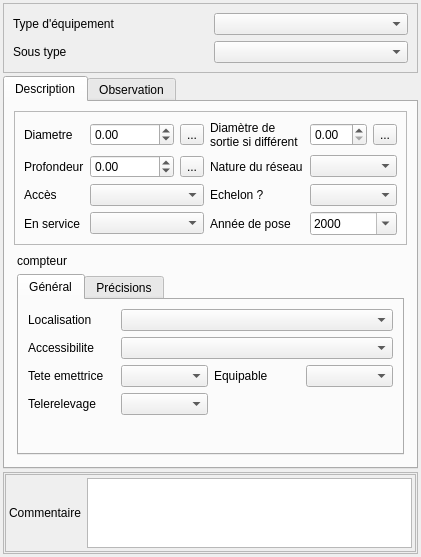
<?xml version="1.0" encoding="UTF-8"?>
<ui version="4.0">
 <class>Form</class>
 <widget class="QWidget" name="Form">
  <property name="geometry">
   <rect>
    <x>0</x>
    <y>0</y>
    <width>421</width>
    <height>528</height>
   </rect>
  </property>
  <property name="windowTitle">
   <string>Form</string>
  </property>
  <layout class="QVBoxLayout" name="verticalLayout_2" stretch="1,10,1">
   <property name="spacing">
    <number>3</number>
   </property>
   <property name="margin">
    <number>3</number>
   </property>
   <item>
    <widget class="QFrame" name="frame_4">
     <property name="frameShape">
      <enum>QFrame::StyledPanel</enum>
     </property>
     <property name="frameShadow">
      <enum>QFrame::Raised</enum>
     </property>
     <layout class="QGridLayout" name="gridLayout_16">
      <item row="0" column="1">
       <widget class="QComboBox" name="comboBox_cat"/>
      </item>
      <item row="0" column="0">
       <widget class="QLabel" name="label_11">
        <property name="text">
         <string>Type d'équipement</string>
        </property>
        <property name="wordWrap">
         <bool>true</bool>
        </property>
       </widget>
      </item>
      <item row="1" column="0">
       <widget class="QLabel" name="label_5">
        <property name="text">
         <string>Sous type</string>
        </property>
        <property name="wordWrap">
         <bool>true</bool>
        </property>
       </widget>
      </item>
      <item row="1" column="1">
       <widget class="QComboBox" name="comboBox_soustype"/>
      </item>
     </layout>
    </widget>
   </item>
   <item>
    <widget class="QTabWidget" name="tabWidget_2">
     <property name="currentIndex">
      <number>0</number>
     </property>
     <widget class="QWidget" name="tab_3">
      <attribute name="title">
       <string>Description</string>
      </attribute>
      <layout class="QVBoxLayout" name="verticalLayout_3">
       <item>
        <widget class="QFrame" name="frame">
         <property name="frameShape">
          <enum>QFrame::StyledPanel</enum>
         </property>
         <property name="frameShadow">
          <enum>QFrame::Raised</enum>
         </property>
         <layout class="QGridLayout" name="gridLayout_2">
          <item row="3" column="3">
           <widget class="QLabel" name="label_13">
            <property name="text">
             <string>Nature du réseau</string>
            </property>
            <property name="wordWrap">
             <bool>true</bool>
            </property>
           </widget>
          </item>
          <item row="5" column="0">
           <widget class="QLabel" name="label_28">
            <property name="text">
             <string>En service</string>
            </property>
            <property name="wordWrap">
             <bool>true</bool>
            </property>
           </widget>
          </item>
          <item row="2" column="2">
           <widget class="QToolButton" name="toolButton_diam">
            <property name="text">
             <string>...</string>
            </property>
           </widget>
          </item>
          <item row="5" column="3">
           <widget class="QLabel" name="label_29">
            <property name="text">
             <string>Année de pose</string>
            </property>
            <property name="wordWrap">
             <bool>true</bool>
            </property>
           </widget>
          </item>
          <item row="3" column="2">
           <widget class="QToolButton" name="toolButton_prof">
            <property name="text">
             <string>...</string>
            </property>
           </widget>
          </item>
          <item row="2" column="3">
           <widget class="QLabel" name="label_46">
            <property name="text">
             <string>Diamètre de sortie si différent</string>
            </property>
            <property name="wordWrap">
             <bool>true</bool>
            </property>
           </widget>
          </item>
          <item row="4" column="1" colspan="2">
           <widget class="QComboBox" name="comboBox_acces"/>
          </item>
          <item row="4" column="4" colspan="2">
           <widget class="QComboBox" name="comboBox_echelon"/>
          </item>
          <item row="5" column="4" colspan="2">
           <widget class="QDateEdit" name="dateEdit_anneepose">
            <property name="displayFormat">
             <string>yyyy</string>
            </property>
            <property name="calendarPopup">
             <bool>true</bool>
            </property>
           </widget>
          </item>
          <item row="4" column="0">
           <widget class="QLabel" name="label_6">
            <property name="text">
             <string>Accès</string>
            </property>
            <property name="wordWrap">
             <bool>true</bool>
            </property>
           </widget>
          </item>
          <item row="3" column="4" colspan="2">
           <widget class="QComboBox" name="comboBox_nature_reseau"/>
          </item>
          <item row="3" column="1">
           <widget class="QDoubleSpinBox" name="doubleSpinBox_prof">
            <property name="minimum">
             <double>-1.000000000000000</double>
            </property>
            <property name="maximum">
             <double>999999.000000000000000</double>
            </property>
           </widget>
          </item>
          <item row="5" column="1" colspan="2">
           <widget class="QComboBox" name="comboBox_enservice"/>
          </item>
          <item row="2" column="0">
           <widget class="QLabel" name="label_4">
            <property name="text">
             <string>Diametre</string>
            </property>
            <property name="wordWrap">
             <bool>true</bool>
            </property>
           </widget>
          </item>
          <item row="4" column="3">
           <widget class="QLabel" name="label_47">
            <property name="text">
             <string>Echelon ?</string>
            </property>
           </widget>
          </item>
          <item row="2" column="1">
           <widget class="QDoubleSpinBox" name="doubleSpinBox_diam">
            <property name="minimum">
             <double>-1.000000000000000</double>
            </property>
            <property name="maximum">
             <double>999999.000000000000000</double>
            </property>
           </widget>
          </item>
          <item row="3" column="0">
           <widget class="QLabel" name="label_48">
            <property name="text">
             <string>Profondeur</string>
            </property>
           </widget>
          </item>
          <item row="2" column="5">
           <widget class="QToolButton" name="toolButton_diamsor">
            <property name="text">
             <string>...</string>
            </property>
           </widget>
          </item>
          <item row="2" column="4">
           <widget class="QDoubleSpinBox" name="doubleSpinBox_diamsor"/>
          </item>
         </layout>
        </widget>
       </item>
       <item>
        <widget class="QStackedWidget" name="stackedWidget">
         <property name="currentIndex">
          <number>5</number>
         </property>
         <widget class="QWidget" name="page">
          <layout class="QGridLayout" name="gridLayout">
           <property name="margin">
            <number>3</number>
           </property>
           <item row="1" column="0">
            <widget class="QLabel" name="label">
             <property name="text">
              <string>Altimétrie</string>
             </property>
            </widget>
           </item>
           <item row="0" column="0">
            <widget class="QLabel" name="label_3">
             <property name="text">
              <string>Ventouse</string>
             </property>
            </widget>
           </item>
           <item row="1" column="1">
            <widget class="QDoubleSpinBox" name="doubleSpinBox_altim">
             <property name="minimum">
              <double>-1.000000000000000</double>
             </property>
             <property name="maximum">
              <double>999999.000000000000000</double>
             </property>
            </widget>
           </item>
           <item row="1" column="2">
            <widget class="QToolButton" name="toolButton_altim">
             <property name="text">
              <string>...</string>
             </property>
            </widget>
           </item>
           <item row="2" column="1">
            <spacer name="verticalSpacer_2">
             <property name="orientation">
              <enum>Qt::Vertical</enum>
             </property>
             <property name="sizeHint" stdset="0">
              <size>
               <width>20</width>
               <height>40</height>
              </size>
             </property>
            </spacer>
           </item>
          </layout>
         </widget>
         <widget class="QWidget" name="page_2">
          <layout class="QGridLayout" name="gridLayout_5">
           <property name="margin">
            <number>3</number>
           </property>
           <item row="2" column="3">
            <widget class="QComboBox" name="comboBox_manipulable"/>
           </item>
           <item row="4" column="1">
            <widget class="QComboBox" name="comboBox_position"/>
           </item>
           <item row="2" column="0">
            <widget class="QLabel" name="label_10">
             <property name="text">
              <string>Accessibilité</string>
             </property>
             <property name="wordWrap">
              <bool>true</bool>
             </property>
            </widget>
           </item>
           <item row="0" column="0">
            <widget class="QLabel" name="label_2">
             <property name="text">
              <string>Vanne</string>
             </property>
            </widget>
           </item>
           <item row="4" column="0">
            <widget class="QLabel" name="label_7">
             <property name="text">
              <string>Position</string>
             </property>
             <property name="wordWrap">
              <bool>true</bool>
             </property>
            </widget>
           </item>
           <item row="2" column="1">
            <widget class="QComboBox" name="comboBox_accessibilite"/>
           </item>
           <item row="2" column="2">
            <widget class="QLabel" name="label_12">
             <property name="text">
              <string>Manipulable</string>
             </property>
             <property name="wordWrap">
              <bool>true</bool>
             </property>
            </widget>
           </item>
           <item row="1" column="0">
            <widget class="QLabel" name="label_8">
             <property name="text">
              <string>Localisation</string>
             </property>
             <property name="wordWrap">
              <bool>true</bool>
             </property>
            </widget>
           </item>
           <item row="1" column="1">
            <widget class="QComboBox" name="comboBox_localisation"/>
           </item>
           <item row="5" column="1">
            <spacer name="verticalSpacer_3">
             <property name="orientation">
              <enum>Qt::Vertical</enum>
             </property>
             <property name="sizeHint" stdset="0">
              <size>
               <width>20</width>
               <height>40</height>
              </size>
             </property>
            </spacer>
           </item>
          </layout>
         </widget>
         <widget class="QWidget" name="page_3">
          <layout class="QGridLayout" name="gridLayout_6">
           <property name="margin">
            <number>3</number>
           </property>
           <item row="1" column="0">
            <widget class="QLabel" name="label_15">
             <property name="text">
              <string>Exutoire</string>
             </property>
            </widget>
           </item>
           <item row="0" column="0">
            <widget class="QLabel" name="label_14">
             <property name="text">
              <string>Vidange</string>
             </property>
            </widget>
           </item>
           <item row="1" column="1">
            <widget class="QLineEdit" name="lineEdit_exutoire"/>
           </item>
           <item row="2" column="1">
            <spacer name="verticalSpacer_4">
             <property name="orientation">
              <enum>Qt::Vertical</enum>
             </property>
             <property name="sizeHint" stdset="0">
              <size>
               <width>20</width>
               <height>40</height>
              </size>
             </property>
            </spacer>
           </item>
          </layout>
         </widget>
         <widget class="QWidget" name="page_4">
          <layout class="QGridLayout" name="gridLayout_7">
           <property name="horizontalSpacing">
            <number>3</number>
           </property>
           <property name="margin">
            <number>3</number>
           </property>
           <item row="2" column="1">
            <widget class="QDoubleSpinBox" name="doubleSpinBox_cons_av">
             <property name="minimum">
              <double>-1.000000000000000</double>
             </property>
             <property name="maximum">
              <double>999999.000000000000000</double>
             </property>
            </widget>
           </item>
           <item row="1" column="0">
            <widget class="QLabel" name="label_17">
             <property name="text">
              <string>Consigne amont</string>
             </property>
            </widget>
           </item>
           <item row="0" column="0">
            <widget class="QLabel" name="label_16">
             <property name="text">
              <string>reg pression</string>
             </property>
            </widget>
           </item>
           <item row="1" column="1">
            <widget class="QDoubleSpinBox" name="doubleSpinBox_cons_am">
             <property name="minimum">
              <double>-1.000000000000000</double>
             </property>
             <property name="maximum">
              <double>999999.000000000000000</double>
             </property>
            </widget>
           </item>
           <item row="1" column="2">
            <widget class="QToolButton" name="toolButton_cons_am">
             <property name="text">
              <string>...</string>
             </property>
            </widget>
           </item>
           <item row="2" column="2">
            <widget class="QToolButton" name="toolButton_cons_av">
             <property name="text">
              <string>...</string>
             </property>
            </widget>
           </item>
           <item row="2" column="0">
            <widget class="QLabel" name="label_18">
             <property name="text">
              <string>Consigne aval</string>
             </property>
            </widget>
           </item>
           <item row="3" column="1">
            <spacer name="verticalSpacer_5">
             <property name="orientation">
              <enum>Qt::Vertical</enum>
             </property>
             <property name="sizeHint" stdset="0">
              <size>
               <width>20</width>
               <height>40</height>
              </size>
             </property>
            </spacer>
           </item>
          </layout>
         </widget>
         <widget class="QWidget" name="page_5">
          <layout class="QGridLayout" name="gridLayout_8">
           <property name="margin">
            <number>3</number>
           </property>
           <item row="1" column="1">
            <widget class="QSpinBox" name="spinBox_idsdis">
             <property name="minimum">
              <number>-1</number>
             </property>
             <property name="maximum">
              <number>999999</number>
             </property>
            </widget>
           </item>
           <item row="2" column="4">
            <widget class="QLineEdit" name="lineEdit_type"/>
           </item>
           <item row="2" column="3">
            <widget class="QLabel" name="label_22">
             <property name="text">
              <string>Type</string>
             </property>
             <property name="wordWrap">
              <bool>true</bool>
             </property>
            </widget>
           </item>
           <item row="1" column="0">
            <widget class="QLabel" name="label_20">
             <property name="text">
              <string>Identifiant SDIS</string>
             </property>
             <property name="wordWrap">
              <bool>true</bool>
             </property>
            </widget>
           </item>
           <item row="0" column="0">
            <widget class="QLabel" name="label_19">
             <property name="text">
              <string>hydran</string>
             </property>
            </widget>
           </item>
           <item row="1" column="2">
            <widget class="QToolButton" name="toolButton_idsdis">
             <property name="text">
              <string>...</string>
             </property>
            </widget>
           </item>
           <item row="3" column="1" colspan="2">
            <widget class="QComboBox" name="comboBox_conformite"/>
           </item>
           <item row="2" column="0">
            <widget class="QLabel" name="label_21">
             <property name="text">
              <string>Marque</string>
             </property>
             <property name="wordWrap">
              <bool>true</bool>
             </property>
            </widget>
           </item>
           <item row="2" column="1" colspan="2">
            <widget class="QLineEdit" name="lineEdit_marque"/>
           </item>
           <item row="3" column="0">
            <widget class="QLabel" name="label_23">
             <property name="text">
              <string>Conformité</string>
             </property>
            </widget>
           </item>
           <item row="4" column="1">
            <spacer name="verticalSpacer_12">
             <property name="orientation">
              <enum>Qt::Vertical</enum>
             </property>
             <property name="sizeHint" stdset="0">
              <size>
               <width>20</width>
               <height>40</height>
              </size>
             </property>
            </spacer>
           </item>
          </layout>
         </widget>
         <widget class="QWidget" name="page_6">
          <layout class="QGridLayout" name="gridLayout_9">
           <property name="margin">
            <number>3</number>
           </property>
           <item row="0" column="0">
            <widget class="QLabel" name="label_24">
             <property name="text">
              <string>compteur</string>
             </property>
            </widget>
           </item>
           <item row="1" column="0" colspan="2">
            <widget class="QTabWidget" name="tabWidget">
             <property name="currentIndex">
              <number>0</number>
             </property>
             <widget class="QWidget" name="tab">
              <attribute name="title">
               <string>Général</string>
              </attribute>
              <layout class="QGridLayout" name="gridLayout_11">
               <item row="2" column="0">
                <widget class="QLabel" name="label_26">
                 <property name="text">
                  <string>Tete emettrice</string>
                 </property>
                 <property name="wordWrap">
                  <bool>true</bool>
                 </property>
                </widget>
               </item>
               <item row="2" column="1">
                <widget class="QComboBox" name="comboBox_tete_emettrice"/>
               </item>
               <item row="1" column="0">
                <widget class="QLabel" name="label_32">
                 <property name="text">
                  <string>Accessibilite</string>
                 </property>
                 <property name="wordWrap">
                  <bool>true</bool>
                 </property>
                </widget>
               </item>
               <item row="2" column="2">
                <widget class="QLabel" name="label_30">
                 <property name="text">
                  <string>Equipable</string>
                 </property>
                 <property name="wordWrap">
                  <bool>true</bool>
                 </property>
                </widget>
               </item>
               <item row="0" column="0">
                <widget class="QLabel" name="label_31">
                 <property name="text">
                  <string>Localisation</string>
                 </property>
                 <property name="wordWrap">
                  <bool>true</bool>
                 </property>
                </widget>
               </item>
               <item row="2" column="3">
                <widget class="QComboBox" name="comboBox_equipable"/>
               </item>
               <item row="0" column="1" colspan="3">
                <widget class="QComboBox" name="comboBox_localisation2"/>
               </item>
               <item row="1" column="1" colspan="3">
                <widget class="QComboBox" name="comboBox_accessibilite2"/>
               </item>
               <item row="3" column="0">
                <widget class="QLabel" name="label_36">
                 <property name="text">
                  <string>Telerelevage</string>
                 </property>
                </widget>
               </item>
               <item row="3" column="1">
                <widget class="QComboBox" name="comboBox_telerelevage"/>
               </item>
               <item row="4" column="1">
                <spacer name="verticalSpacer_6">
                 <property name="orientation">
                  <enum>Qt::Vertical</enum>
                 </property>
                 <property name="sizeHint" stdset="0">
                  <size>
                   <width>20</width>
                   <height>40</height>
                  </size>
                 </property>
                </spacer>
               </item>
              </layout>
             </widget>
             <widget class="QWidget" name="tab_2">
              <attribute name="title">
               <string>Précisions</string>
              </attribute>
              <layout class="QGridLayout" name="gridLayout_12">
               <item row="1" column="2">
                <widget class="QToolButton" name="toolButton_2">
                 <property name="text">
                  <string>...</string>
                 </property>
                </widget>
               </item>
               <item row="1" column="0">
                <widget class="QLabel" name="label_27">
                 <property name="text">
                  <string>Numero</string>
                 </property>
                 <property name="wordWrap">
                  <bool>true</bool>
                 </property>
                </widget>
               </item>
               <item row="1" column="1">
                <widget class="QSpinBox" name="spinBox_numero">
                 <property name="minimum">
                  <number>-1</number>
                 </property>
                 <property name="maximum">
                  <number>999999</number>
                 </property>
                </widget>
               </item>
               <item row="2" column="3">
                <widget class="QLineEdit" name="lineEdit_type2"/>
               </item>
               <item row="0" column="0">
                <widget class="QLabel" name="label_25">
                 <property name="text">
                  <string>Dimension</string>
                 </property>
                 <property name="wordWrap">
                  <bool>true</bool>
                 </property>
                </widget>
               </item>
               <item row="3" column="0">
                <widget class="QLabel" name="label_37">
                 <property name="text">
                  <string>Entreprise</string>
                 </property>
                 <property name="wordWrap">
                  <bool>true</bool>
                 </property>
                </widget>
               </item>
               <item row="2" column="1">
                <widget class="QLineEdit" name="lineEdit_marque2"/>
               </item>
               <item row="2" column="2">
                <widget class="QLabel" name="label_35">
                 <property name="text">
                  <string>Type</string>
                 </property>
                 <property name="wordWrap">
                  <bool>true</bool>
                 </property>
                </widget>
               </item>
               <item row="0" column="2">
                <widget class="QToolButton" name="toolButton">
                 <property name="text">
                  <string>...</string>
                 </property>
                </widget>
               </item>
               <item row="2" column="0">
                <widget class="QLabel" name="label_34">
                 <property name="text">
                  <string>Marque</string>
                 </property>
                 <property name="wordWrap">
                  <bool>true</bool>
                 </property>
                </widget>
               </item>
               <item row="0" column="1">
                <widget class="QDoubleSpinBox" name="doubleSpinBox_dimensions">
                 <property name="minimum">
                  <double>-1.000000000000000</double>
                 </property>
                 <property name="maximum">
                  <double>999999.000000000000000</double>
                 </property>
                </widget>
               </item>
               <item row="3" column="1">
                <widget class="QLineEdit" name="lineEdit_entreprise"/>
               </item>
               <item row="4" column="0">
                <widget class="QLabel" name="label_38">
                 <property name="text">
                  <string>Organes associés</string>
                 </property>
                 <property name="wordWrap">
                  <bool>true</bool>
                 </property>
                </widget>
               </item>
               <item row="4" column="1" colspan="3">
                <widget class="QLineEdit" name="lineEdit_organes_associes"/>
               </item>
              </layout>
             </widget>
            </widget>
           </item>
          </layout>
         </widget>
         <widget class="QWidget" name="page_7">
          <layout class="QGridLayout" name="gridLayout_10">
           <property name="margin">
            <number>3</number>
           </property>
           <item row="0" column="0">
            <widget class="QLabel" name="label_33">
             <property name="text">
              <string>Debitmetre</string>
             </property>
            </widget>
           </item>
           <item row="1" column="0">
            <spacer name="verticalSpacer_11">
             <property name="orientation">
              <enum>Qt::Vertical</enum>
             </property>
             <property name="sizeHint" stdset="0">
              <size>
               <width>20</width>
               <height>40</height>
              </size>
             </property>
            </spacer>
           </item>
          </layout>
         </widget>
         <widget class="QWidget" name="page_8">
          <layout class="QGridLayout" name="gridLayout_4">
           <property name="margin">
            <number>3</number>
           </property>
           <item row="1" column="0">
            <widget class="QLabel" name="label_40">
             <property name="text">
              <string>Entreprise</string>
             </property>
            </widget>
           </item>
           <item row="2" column="0">
            <widget class="QLabel" name="label_41">
             <property name="text">
              <string>Telerelevage</string>
             </property>
            </widget>
           </item>
           <item row="2" column="1">
            <widget class="QComboBox" name="comboBox_telerelevage2"/>
           </item>
           <item row="1" column="1">
            <widget class="QLineEdit" name="lineEdit_entreprise2"/>
           </item>
           <item row="0" column="0">
            <widget class="QLabel" name="label_39">
             <property name="text">
              <string>Chloration</string>
             </property>
            </widget>
           </item>
           <item row="3" column="1">
            <spacer name="verticalSpacer_10">
             <property name="orientation">
              <enum>Qt::Vertical</enum>
             </property>
             <property name="sizeHint" stdset="0">
              <size>
               <width>20</width>
               <height>40</height>
              </size>
             </property>
            </spacer>
           </item>
          </layout>
         </widget>
         <widget class="QWidget" name="page_9">
          <layout class="QGridLayout" name="gridLayout_13">
           <property name="margin">
            <number>3</number>
           </property>
           <item row="0" column="0">
            <widget class="QLabel" name="label_42">
             <property name="text">
              <string>Robinet de prise en charge</string>
             </property>
            </widget>
           </item>
           <item row="1" column="0">
            <widget class="QLabel" name="label_43">
             <property name="text">
              <string>Collier</string>
             </property>
            </widget>
           </item>
           <item row="1" column="1">
            <widget class="QComboBox" name="comboBox_collier"/>
           </item>
           <item row="2" column="1">
            <spacer name="verticalSpacer_9">
             <property name="orientation">
              <enum>Qt::Vertical</enum>
             </property>
             <property name="sizeHint" stdset="0">
              <size>
               <width>20</width>
               <height>40</height>
              </size>
             </property>
            </spacer>
           </item>
          </layout>
         </widget>
         <widget class="QWidget" name="page_10">
          <layout class="QGridLayout" name="gridLayout_14">
           <property name="margin">
            <number>3</number>
           </property>
           <item row="0" column="0">
            <widget class="QLabel" name="label_44">
             <property name="text">
              <string>Equipements spéciaux</string>
             </property>
            </widget>
           </item>
           <item row="1" column="0">
            <spacer name="verticalSpacer_8">
             <property name="orientation">
              <enum>Qt::Vertical</enum>
             </property>
             <property name="sizeHint" stdset="0">
              <size>
               <width>20</width>
               <height>40</height>
              </size>
             </property>
            </spacer>
           </item>
          </layout>
         </widget>
         <widget class="QWidget" name="page_11">
          <layout class="QGridLayout" name="gridLayout_15">
           <property name="margin">
            <number>3</number>
           </property>
           <item row="0" column="0">
            <widget class="QLabel" name="label_45">
             <property name="text">
              <string>Autre/indéterminé</string>
             </property>
            </widget>
           </item>
           <item row="1" column="0">
            <spacer name="verticalSpacer_7">
             <property name="orientation">
              <enum>Qt::Vertical</enum>
             </property>
             <property name="sizeHint" stdset="0">
              <size>
               <width>20</width>
               <height>40</height>
              </size>
             </property>
            </spacer>
           </item>
          </layout>
         </widget>
        </widget>
       </item>
      </layout>
     </widget>
     <widget class="QWidget" name="tab_4">
      <attribute name="title">
       <string>Observation</string>
      </attribute>
      <layout class="QVBoxLayout" name="verticalLayout_4"/>
     </widget>
    </widget>
   </item>
   <item>
    <widget class="QFrame" name="frame_2">
     <property name="frameShape">
      <enum>QFrame::StyledPanel</enum>
     </property>
     <property name="frameShadow">
      <enum>QFrame::Raised</enum>
     </property>
     <layout class="QVBoxLayout" name="verticalLayout">
      <property name="spacing">
       <number>1</number>
      </property>
      <property name="margin">
       <number>1</number>
      </property>
      <item>
       <spacer name="verticalSpacer">
        <property name="orientation">
         <enum>Qt::Vertical</enum>
        </property>
        <property name="sizeHint" stdset="0">
         <size>
          <width>20</width>
          <height>40</height>
         </size>
        </property>
       </spacer>
      </item>
      <item>
       <widget class="QFrame" name="frame_3">
        <property name="frameShape">
         <enum>QFrame::StyledPanel</enum>
        </property>
        <property name="frameShadow">
         <enum>QFrame::Raised</enum>
        </property>
        <layout class="QGridLayout" name="gridLayout_3">
         <property name="margin">
          <number>3</number>
         </property>
         <item row="0" column="0">
          <widget class="QLabel" name="label_9">
           <property name="text">
            <string>Commentaire</string>
           </property>
          </widget>
         </item>
         <item row="0" column="1">
          <widget class="QTextBrowser" name="textBrowser_comm">
           <property name="readOnly">
            <bool>false</bool>
           </property>
          </widget>
         </item>
        </layout>
       </widget>
      </item>
     </layout>
    </widget>
   </item>
  </layout>
 </widget>
 <resources/>
 <connections/>
</ui>
